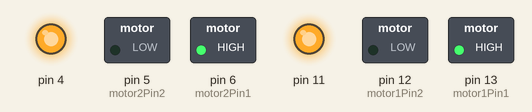
This sketch was run on a simulated Arduino Uno, built with avr-gcc and run on an emulated ATmega328P. Shown: switched loads named in the sketch (green lamp = pin HIGH), output pins drawn as LEDs (lit = HIGH).

Above: at 0.1 s.
Timing chart, 0 to 1.6 s (numbered marks = the images above):
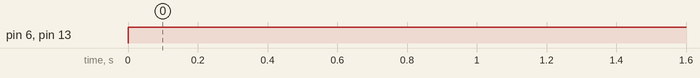

Measured:
- by itself, pin 6 (motor2Pin1), pin 13 (motor1Pin1): LOW → HIGH at 0.00 s

The sketch:

motorDriverTest.ino
```cpp
#include <motorDriver.h>

//Motor A
const int motor1Pin1  = 13;  // Pin 14 of L293
const int motor1Pin2  = 12;  // Pin 10 of L293
const int motor1Speed = 11;

//Motor B
const int motor2Pin1  = 6; // Pin  7 of L293
const int motor2Pin2  = 5;  // Pin  2 of L293
const int motor2Speed = 4;


motorDriver m(motor1Pin1, motor1Pin2, motor1Speed, motor2Pin1, motor2Pin2, motor2Speed);

void setup() {
  // put your setup code here, to run once:
  m.setRightMotorSpeed(255);
  m.setLeftMotorSpeed(255);
}

void loop() {
  //Move the car forward
 /* m.slowTurn(1, 150, 255);
  delay(2000);
  m.slowTurn(1, 255, 150);
  delay(2000);
    m.setRightMotorSpeed(255);
  m.setLeftMotorSpeed(255);*/
  m.turnLeft();
  delay(2000);

/*
  m.forward();
  delay(2000);

  m.reverse();
  delay(2000);

  m.turnRight();
  delay(2000);

  m.turnLeft();
  delay(2000);
  */
  // put your main code here, to run repeatedly:

}
```
